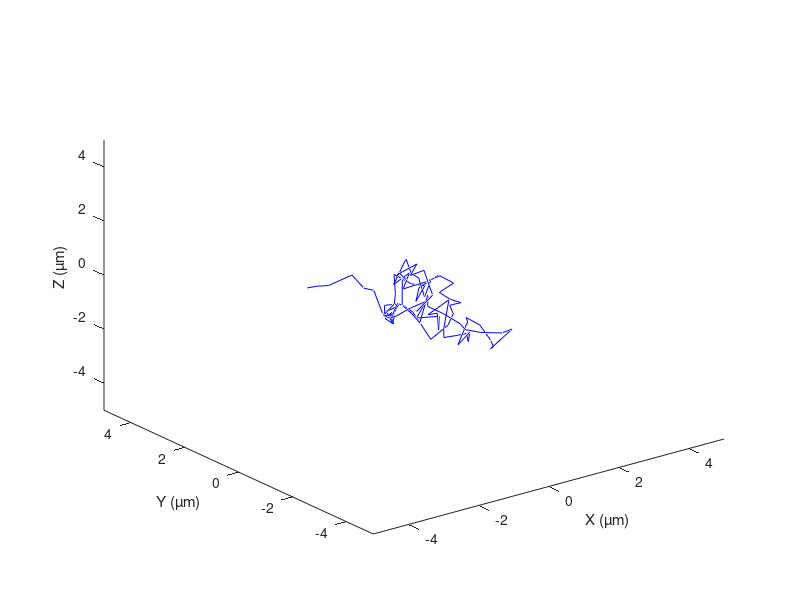
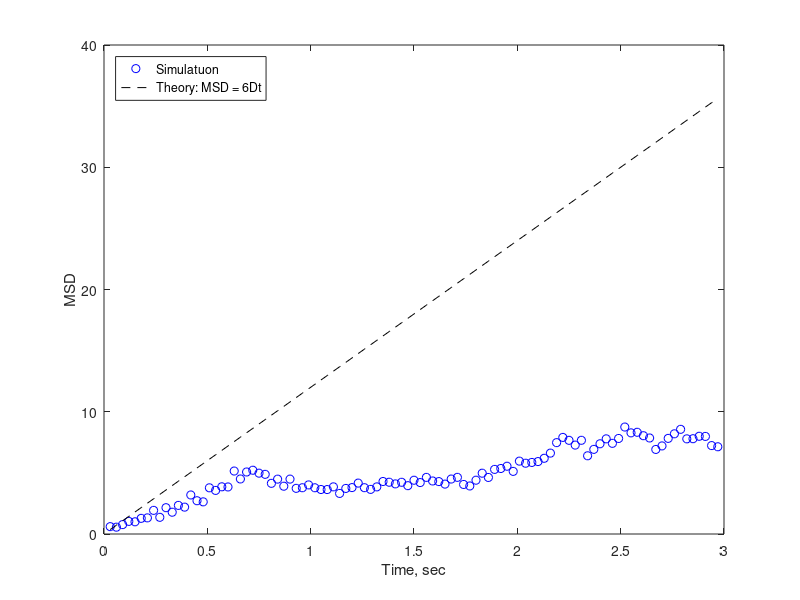

MATLAB code for these plots, in order:
function AD_mycheck_18jan
D = 2;	% <um^2/s> Diffusion Coefficien
T = 100;	% <#> Number of frames to simulate particles for	%
P = 10;	% <#> Number of particles to simulate				%
dt = 0.03;

Time = linspace(0, (T-1) * dt, T)';

traj = cell([P, 1]);  % Initialize Traj for this iteration
traj_tot = [];
dis_tot = [];

amin = 0.7;
amax = 0.7;
 
% Simulate motion for each trajectory with the chosen length
for p = 1:P
    traj{p} = AnomalousDiffusion(Time, D, amin, amax);
    traj_tot = [traj_tot; traj{p}];
    dis_tot = [dis_tot; traj{p}];
end
% dis_tot
MSD = [];
ad = 1e-5;
Time2 = Time(2:end);
for t = min(Time2):dt:max(Time2)
    dis_t = dis_tot(traj_tot(:,4)>=t-ad & traj_tot(:,4)<=t+ad,:);
    MSD_t = mean(sum(dis_t(:,1:3).^2,2));
 
    MSD = [MSD; MSD_t];
end
figure()
plot3(traj{1}(:,1),  traj{1}(:,2), traj{1}(:,3), '-b')
xlim([-5 5]); % Set x-axis limits
ylim([-5 5]); % Set y-axis limits
zlim([-5 5]); % Set z-axis limits

xlabel('X (µm)'); % Label for x-axis
ylabel('Y (µm)'); % Label for y-axis
zlabel('Z (µm)'); % Label for z-axis

figure()
plot(Time2, MSD, 'ob', ...
    Time2, 2*3*D.*Time2, '--k')
legend('Simulatuon', 'Theory: MSD = 6Dt', 'Location','northwest')
xlabel('Time, sec')
ylabel('MSD')
assignin('base', 'traj', traj);
assignin('base', 'traj_tot', traj_tot);
end


function [traj] = AnomalousDiffusion(t, D, alphamin, alphamax)
	% For sub-diffusive motion, Wagner, et al. uses the Weierstrass-Mandelbrot fxn
	% The sum is taken from n = -8 to +48 as described by Saxton
	
	%% Initialize %%
	T = length(t);	% T - Number of positions, T-1 - number of displacements 				%
	dt = diff(t);	% Time differential between positions			%
    alpha = alphamin + (alphamax - alphamin) * rand;
	
	traj = zeros([T-1, 3 + 1]);	% Initialize the trajectory %
	traj(:,end) = t(2:end,:);
	
	n = -8:48;		% As described by Saxton %
	gamma = sqrt(pi);
	t_ = 2*pi/max(t) * t(2:end,:);
	
	phi = 2*pi * rand([3, length(n)]);	% Random phase %
	
	%% Evaluate %%
	% Determine the trajectory from the Weierstrass-Mendelbrot function %
	for d = 1:3
		% Substitutions for quality of life %
		num = cos(phi(d,:)) - cos(t_ * gamma.^n + phi(d,:));
 		den = gamma.^(- alpha * n / 2);

		W = sum( num .* den, 2);	% W(t) %
		
		% Append to the trajectory %
		traj(:,d) = W;
	end
	
	% Rescale such that <r_1^2> = 6 D dt %
	sqdisp = mean(sum((traj(2:end,1:3) - traj(1:end-1,1:3)).^2, 2));
	traj(:,1:3) = traj(:,1:3) * sqrt(6*D*mean(dt)/sqdisp);
	%% Output %%
	% traj %
end
function [A, alpha] = const_AD_calc(D, MSD, t)
par0 = [1 1];
options = optimset('Display', 'iter-detailed');
[par, resnorm,residuals,~,~,~,jacobian] = lsqnonlin(@(v) OF(v, D, MSD, t), par0, [], [], options);
 ci = nlparci(par,residuals,'jacobian',jacobian);
 m  = ([par' (ci(:,2) - ci(:,1)) / 2./par'*100])';
 fprintf('%25s %25s\n', 'X', 'DX,%');
 fprintf('%25.8f %25.8f\n', m);
 fprintf(' resnorm=%.6f\n',resnorm);
 fprintf(' %.8f', par);
 fprintf('\n');


A = par(1);
alpha = par(2);

end
function d = OF(par, D, MSD_sim, t)
MSD_calc = MSD_fit_calc(par(1), par(2), D, t);
d = MSD_sim(2:end,:) - MSD_calc(2:end,:);
end
function MSD = MSD_fit_calc(A, alpha, D, t)
% MSD = rc.^2.*(1 - A.*exp(-B.*t./rc.^2));
MSD = A.*6.*D.*t.^alpha;
end